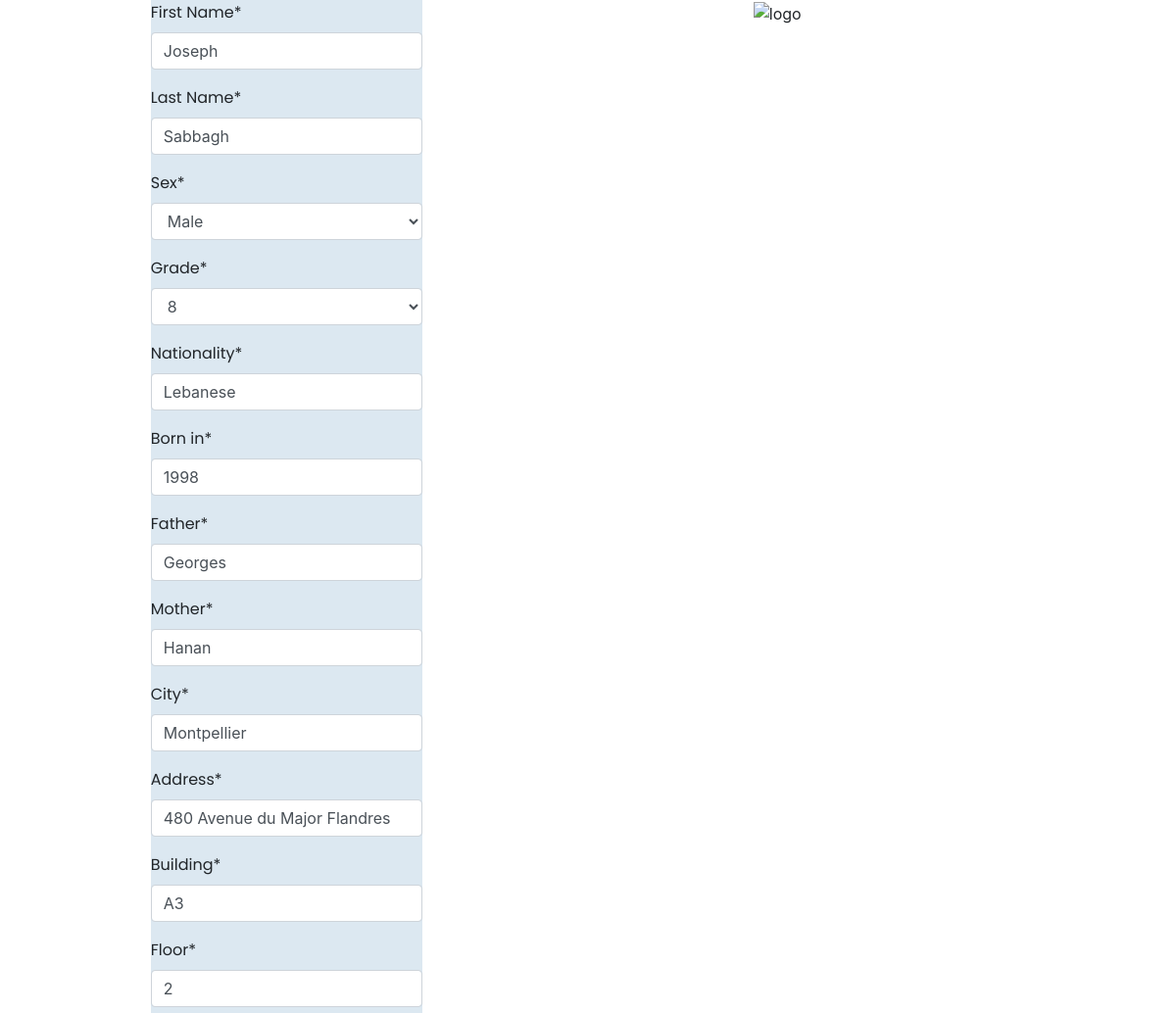
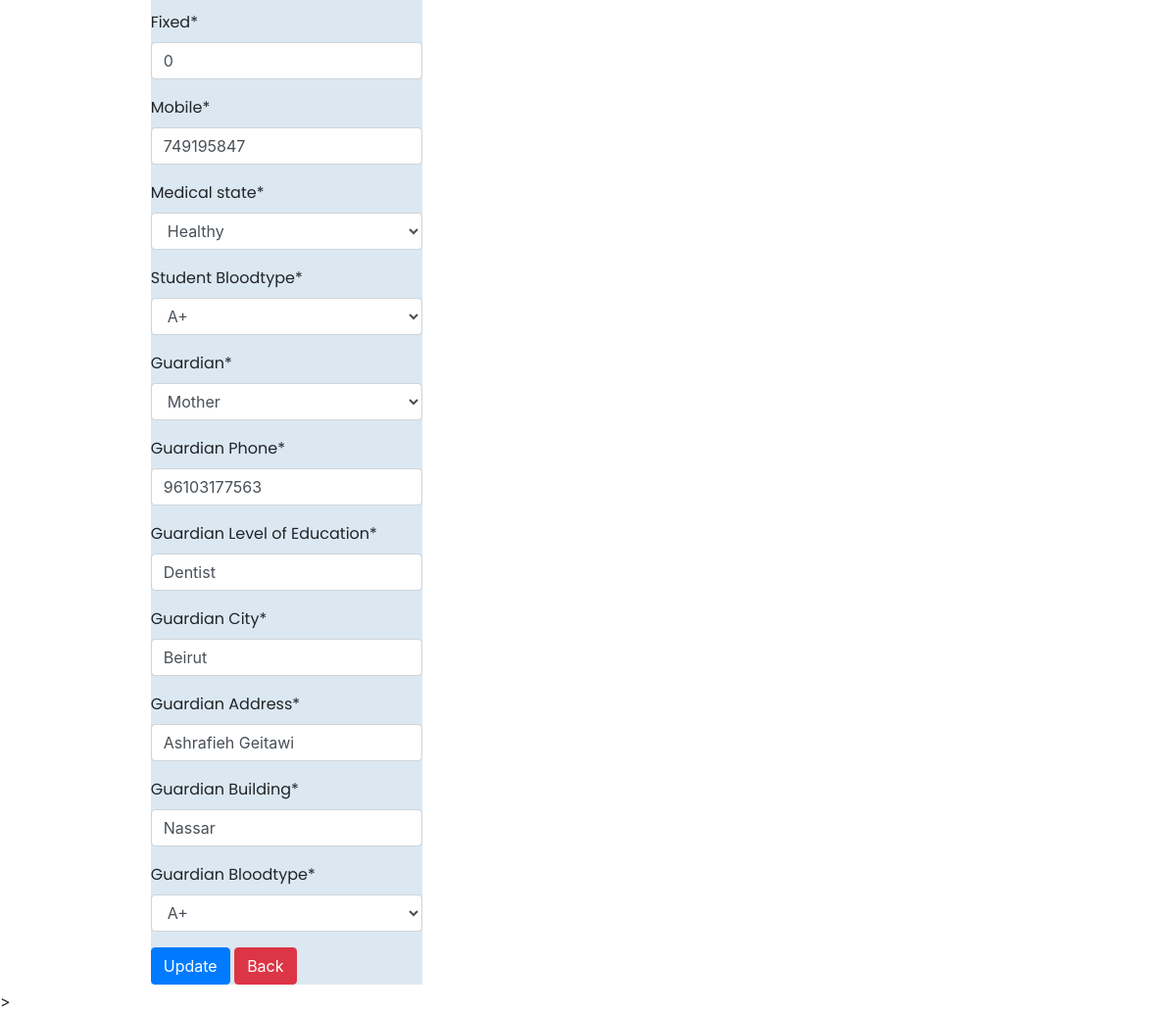
/registration/student/edit/1 (signed in), run on the app's committed database (2 pictures, top to bottom).
### draftapp/models.py (models this page shows, shortened)
class Student(models.Model):
    First_Name = models.CharField(max_length=20)
    Last_Name = models.CharField(max_length=20)
    SEX = [
        ("M", "Male"),
        ("F", "Female")
    ]
    Sex = models.CharField(max_length=1, choices=SEX,  default= 'Male')
    GRADE = [
        (1, 1),
        (2, 2),
        (3, 3),
        (4, 4),
        (5, 5),
        (6, 6),
        (7, 7),
        (8, 8),
        (9, 9),
        (10, 10),
        (11, 11),
        (12, 12)
    ]
    Grade = models.IntegerField(choices=GRADE, default=1)
    Nationality=models.CharField(max_length=20, default='Lebanese')
    Born_in= models.IntegerField( default=1970)                              #used to be int
    Father = models.CharField(max_length=20, default='unknown')
    Mother = models.CharField(max_length=20, default='unknown')
    City = models.CharField(max_length=20, default='unknown')
    Address = models.CharField(max_length=20, default='address')
    Building = models.CharField(max_length=20, default='unknown')
    Floor = models.CharField(max_length=20, default='unknown')
    Fixed=models.IntegerField( default=0)                                   #used to be int
    Mobile=models.IntegerField( default=0)                                  #used to be int
    HEALTH = [
        ("H","Healthy"),
        ("NH","Sickboi")
    ]
    Medical_state = models.CharField(max_length=3,  choices=HEALTH ,  default= 'Healthy' )
    Bloodtype = [
        ('A', 'A+'),
        ('A', 'A-'),
        ('B', 'B+'),
        ('B', 'B-'),
        ('AB', 'AB+'),
        ('AB', 'AB-'),
        ('O', 'O+'),
        ('O', 'O-')
    ]
    Student_Bloodtype = models.CharField(max_length=3, choices=Bloodtype,  default= 'A+')
    MorF=[
        ("M","Mother"),
        ("F","Father")
    ]
    Guardian = models.CharField(max_length=1, choices=MorF, default= 'Mother')
    Guardian_Phone=models.IntegerField( default=0)                       #used to be int
    Guardian_Level_of_Education = models.CharField(max_length=20, default='unknown')
    Guardian_City = models.CharField(max_length=20, default='unknown')
    Guardian_Address = models.CharField(max_length=20, default='unknown')
    Guardian_Building = models.CharField(max_length=20, default='unknown')
    Guardian_Bloodtype= models.CharField(max_length=3, choices=Bloodtype,  default= 'A+')

### draftapp/views.py (the view)
# urls.py: url(r'^student/edit/(?P<IDofstudent>[0-9]+)$', edits, name='edits'),
@login_required
def edits(request, IDofstudent):
    if request.method == 'POST':
        form = CreateStudentForm(instance=Student.objects.get(id=IDofstudent), data=request.POST)
        if form.is_valid():
            instance = form.save(commit=False)
            instance.save()
    else:
        form = CreateStudentForm(instance=Student.objects.get(id=IDofstudent))
    return render(request, 'draftapp/edits.html', {'form': form})

### draftapp/forms.py
class CreateStudentForm(forms.ModelForm):
    class Meta:
        model = Student
        fields = ['First_Name', 'Last_Name', 'Sex', 'Grade', 'Nationality', 'Born_in', 'Father', 'Mother', 'City',
                  'Address', 'Building', 'Floor', 'Fixed', 'Mobile', 'Medical_state', 'Student_Bloodtype',
                  'Guardian', 'Guardian_Phone', 'Guardian_Level_of_Education', 'Guardian_City', 'Guardian_Address',
                  'Guardian_Building', 'Guardian_Bloodtype']

### templates/draftapp/edits.html (shortened to what this page needs)
<!DOCTYPE html>
{% load crispy_forms_tags %}
{% load static %}
<html lang="en">
<head>
    <link href="{% static 'draftapp/css/edits.css' %}" rel="stylesheet" type="text/css">
    <link rel="stylesheet" href="https://stackpath.bootstrapcdn.com/bootstrap/4.5.2/css/bootstrap.min.css">
</head>
<body>
    <div class="row justify-content-around">
        <div class="col-3">
            <form method="post">
                {{ form|crispy }}
                <input type="submit" class="btn btn-primary" value="Update"/>
                <a href="/registration/views" class="btn btn-danger">Back</a>
            </form>
        </div>
        <div class="col-3">
            <img src="https://www.fede.education/wp-content/uploads/2018/02/LOGO_UNIVERSAL-SCHOOL.jpg" class="img-fluid" alt="logo" >
        </div>
    </div>
</body>
</html>>

### static/draftapp/css/edits.css (style rules this page uses)
body { font-family: "Poppins", sans-serif; height: 100%; }
form { background-color: #dce8f1; margin-bottom: 5px; }
form label { font-family: "Poppins", sans-serif; }

### data on the page
Student: First_Name "Joseph", Last_Name "Sabbagh", Sex "Male", Grade "8", Nationality "Lebanese", Born_in "1998", Father "Georges", Mother "Hanan", City "Montpellier", Address "480 Avenue du Major Flandres", Building "A3", Floor "2", Fixed "0", Mobile "749195847", Medical_state "Healthy", Student_Bloodtype "A+", Guardian "Mother", Guardian_Phone "96103177563", Guardian_Level_of_Education "Dentist", Guardian_City "Beirut", Guardian_Address "Ashrafieh Geitawi", Guardian_Building "Nassar", Guardian_Bloodtype "A+"
